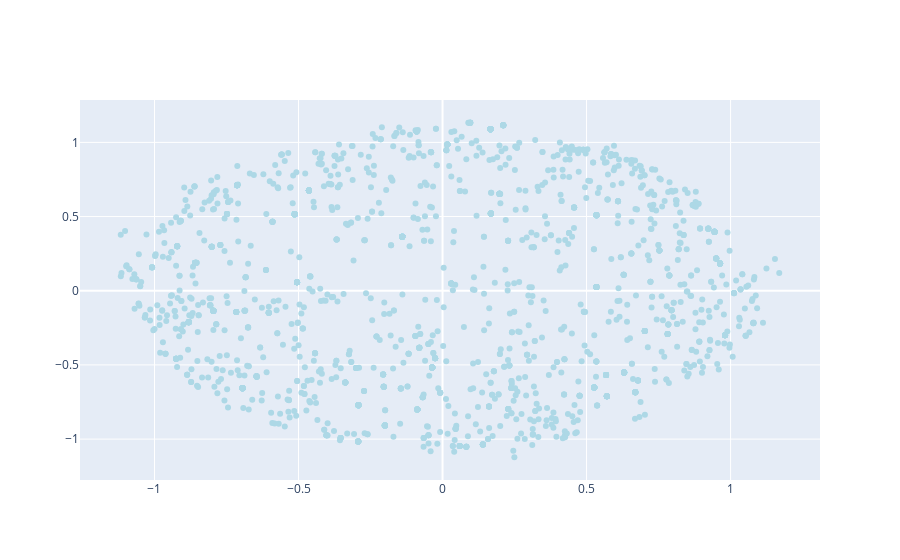

The code cell stored with this chart in its notebook:
### Code cell
data = [
    go.Scatter(
        x = mds_df.iloc[:2000,0].values,
        y = mds_df.iloc[:2000,1].values,
        text = mds_df.iloc[:2000,2].values,
        hoverinfo = 'text',
        marker = dict(
            color = 'lightblue'
        ),
        mode='markers',
        showlegend = False
    )
]

iplot(data, filename = "add-hover-text")

### Figure 1 — Plotly figure (JSON) as saved in the notebook; plotly's stock layout.template omitted (floating-point values rounded to 4 significant figures; data arrays with more than 128 entries replaced by an {"elided": "..."} marker saying what was removed)
{"data": [{"hoverinfo": "text", "marker": {"color": "lightblue"}, "mode": "markers", "showlegend": false, "text": {"elided": "2000 str values"}, "type": "scatter", "x": {"elided": "2000 float values"}, "y": {"elided": "2000 float values"}}], "layout": {"autosize": true, "xaxis": {"autorange": true, "range": [-1.255, 1.306], "type": "linear"}, "yaxis": {"autorange": true, "range": [-1.308, 1.318], "type": "linear"}}}
